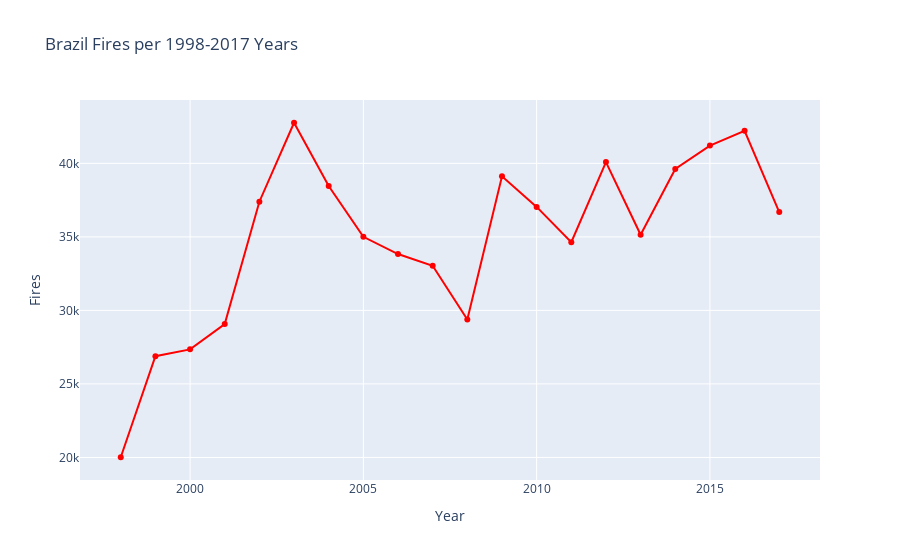

Notebook code cell kept with this figure:
### Code cell
#using plotly Scatter 
time_plot_1=go.Figure(go.Scatter(x = time_plot_1_df.Year, y = time_plot_1_df.Fire_Number,
                                 mode='lines + markers', line={'color': 'red'}))

#layout changes
time_plot_1.update_layout(title='Brazil Fires per 1998-2017 Years',
                   xaxis_title='Year',
                   yaxis_title='Fires')

#showing the figure
time_plot_1.show()

### Figure 1 — Plotly figure (JSON) as saved in the notebook; plotly's stock layout.template omitted (floating-point values rounded to 4 significant figures)
{"data": [{"line": {"color": "red"}, "mode": "lines+markers", "type": "scatter", "x": [1998, 1999, 2000, 2001, 2002, 2003, 2004, 2005, 2006, 2007, 2008, 2009, 2010, 2011, 2012, 2013, 2014, 2015, 2016, 2017], "y": [20014, 26883, 27351, 29072, 37391, 42761, 38453, 35005, 33832, 33037, 29379, 39117, 37037, 34634, 40085, 35146, 39621, 41208, 42212, 36686]}], "layout": {"title": {"text": "Brazil Fires per 1998-2017 Years"}, "xaxis": {"title": {"text": "Year"}}, "yaxis": {"title": {"text": "Fires"}}}}
